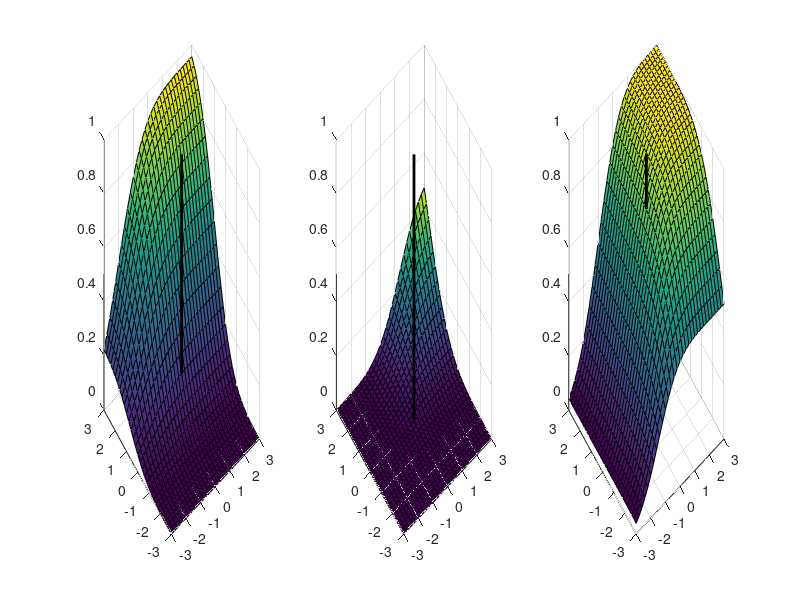

The MATLAB source for this figure:

N_trees = 3;

% A matrix (to be computed to calculate difference scores for Thompson)
A = zeros(N_trees-1,N_trees,N_trees);
for i = 1:N_trees
    A(:,i,i) = 1;
    tmp = 1;
    for ii = 1:N_trees
        if i ~= ii
            A(tmp,ii,i) = -1;
            tmp = tmp + 1;
        end
    end
end

Q = [5, 3, 6]';
sgm = [0.6, 1.2, 1]';
n_opts = length(Q);

% Mean vector: differences of means

%  | q1-q2  q2-q1  q3-q1 |
%  | q1-q3  q2-q3  q3-q2 |

dQ = [];
for i = 1:n_opts
    dQ(:,i) = A(:,:,i)*Q;
end

% covariance matrix
msgm = [];
for i = 1:n_opts
    msgm(:,:,i) = A(:,:,i)*diag(sgm.^2)*A(:,:,i)';
end

% compute multivariat normal
y = [];
for i = 1:n_opts
    y(i) = mvncdf([0 0],-dQ(:,i)',msgm(:,:,i));  
end
pi = y./sum(y);

x1 = -3:0.2:3;
x2 = -3:0.2:3;
[X1,X2] = meshgrid(x1,x2);
X = [X1(:) X2(:)];

for b=1:3
    subplot(1,3,b);
    mu_ = -dQ(:,b)';
    sigma_ = msgm(:,:,b);
    y_cdf = mvncdf(X, mu_, sigma_);
    y_cdf = reshape(y_cdf,length(x2),length(x1));
    surf(x1,x2,y_cdf); hold on;
    plot3([0,0],[0,0],[0,1], 'k', 'LineWidth', 2);
end


% pass through a softmax
tau = 1;
Vs = pi;
VsT = (Vs - max(Vs)) ./ tau; % remove max to avoid numerical overflow (cf Friston spm_softmax)
pi_soft = (exp(VsT) / sum(exp(VsT)));

disp(pi)
disp(pi_soft)